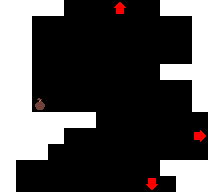

This is a level from a 2D game, rendered from its Tiled map with the project's own tilesets. A one-line summary and the complete map file follow:
An orthogonal 13x12 tile map with 16x16 px tiles, 1 tile layer (Tile Layer 1).

<map version="1.10" tiledversion="1.11.2" orientation="orthogonal" renderorder="right-up" width="13" height="12" tilewidth="16" tileheight="16" infinite="0" nextlayerid="2" nextobjectid="1">
 <tileset firstgid="1" source="../../tiletypes.tsx" />
 <layer id="1" name="Tile Layer 1" width="13" height="12">
  <data encoding="csv">
1,1,1,1,0,0,0,12,0,0,1,1,1,
1,1,0,0,0,0,0,0,0,0,0,0,1,
1,1,0,0,0,0,0,0,0,0,0,0,1,
1,1,0,0,0,0,0,0,0,0,0,0,1,
1,1,0,0,0,0,0,0,0,0,1,1,1,
1,1,0,0,0,0,0,0,0,0,0,0,1,
1,1,25,0,0,0,0,0,0,0,0,0,1,
1,1,1,1,1,1,0,0,0,0,0,0,0,
1,1,1,1,0,0,0,0,0,0,0,0,9,
1,1,1,0,0,0,0,0,0,0,0,0,0,
1,0,0,0,0,0,0,0,0,0,1,1,1,
1,0,0,0,0,0,0,0,0,11,0,1,1
</data>
 </layer>
</map>
